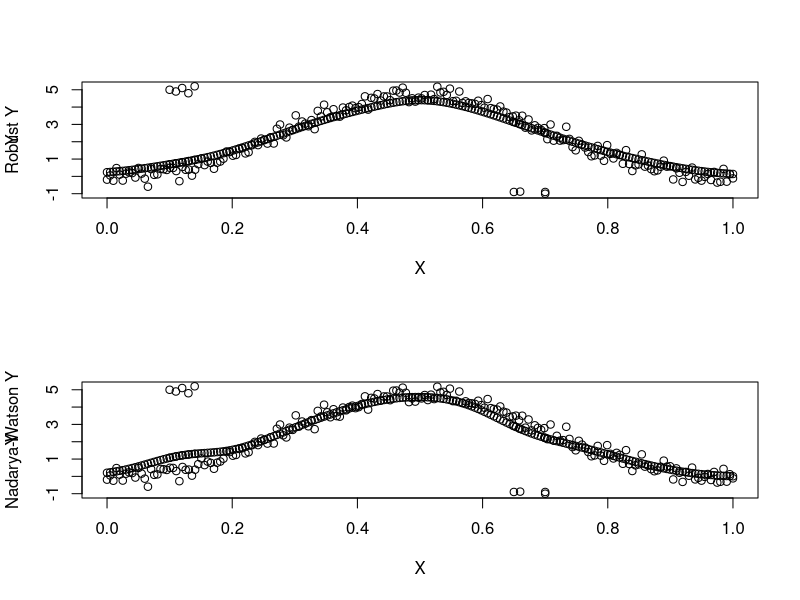

Source code (R):
set.seed(1)

u<- seq(0,1,length.out = 200)
x1=c(.1,.12,.11,.13,.14,.7,.7,.65,.66)
X=c(x1,u)
X=matrix(X)
Fun=300*(X^3-3*X^4+3*X^5-X^6) 

W=T=D=Z=M=basicMethod=matrix(0, nrow = length(X), ncol = 1)
K=P=matrix(0, nrow = length(X), ncol = length(X))
G=matrix(0, nrow = length(X), ncol = 2)

y1=c(5,5.1,4.9,4.8,5.2,-1,-.9,-.9,-.88)
noise <- rnorm(length(u),0,0.3)
y2=300*(u^3-3*u^4+3*u^5-u^6) +as.matrix(noise)
Y=c(y1,y2)
Y=matrix(Y)

for(i in c(1:length(X))){
  for(j in c(1:2)){
    if(j==1){
      G[i,j]=X[i]}
    else{
      G[i,j]=Y[i]}
  }
}

#sigma=8
#sigma=c(.8,8,80,800,4000,10000,20000,30000,40000,50000,60000)
sigma=2^{-8:11}
h=c(seq(0.01,0.1,length.out=10),seq(0.2,5,length.out=10))

Robust_dist=Nadaraya_Watson_dist=matrix(0, nrow = length(sigma), ncol = length(h))
h=matrix(h)

for(k in c(1:length(sigma))){
  for(j in c(1:length(X))){
    K[,j]=exp(-rowSums((sweep(G,2,G[j,],FUN="-"))^2)/(sigma[k])^2)
  }
  
  for(n in c(1:length(X))){
    
    T[,1]=exp(-rowSums((sweep(G,2,G[n,],FUN="-"))^2)/(sigma[k])^2)
    D[,1]=sqrt(1+1-2*T)
    Z=1/D
    Z[n]=0
    
    P=1+K-as.vector(T)
    
    P=sweep(P,2,as.vector(T),FUN="-")
    
    W[n]=1-1/(length(X))*sqrt(t(Z)%*%P%*%Z)
  }
  
  for(j in c(1:length(h))){
    for(i in c(1:length(X))){
      temp=(X[,1]-X[i,1])/h[j,1]
      Ker=1/(sqrt(2*pi))*exp(-(temp^2)/2)
      num1=t(as.matrix(Ker))%*%Y
      denom1=sum(Ker)
      
      basicMethod[i,1]=num1/denom1
      
      num=t(as.matrix(Ker*W))%*%Y
      denom=(sum(Ker*W))
      M[i,1]=num/denom
    }
    
    
    Robust_dist[k,j]=(sum((Fun-M)^2))/length(Fun)
    Nadaraya_Watson_dist[k,j]=(sum((Fun-basicMethod)^2))/length(Fun)
    
    
  }
}

cat("Robust-distance-min = ",min(Robust_dist),"\n")

ind=which(Robust_dist == min(Robust_dist), arr.ind = TRUE)
cat("h_min =",h[ind[1,2]],"\n")
cat("sigma_min =",sigma[ind[1,1]],"\n")

cat("Nadarya-Watson-distance-min = ",min(Nadaraya_Watson_dist),"\n")
index=which(Nadaraya_Watson_dist == min(Nadaraya_Watson_dist), arr.ind = TRUE)
cat("h_min =",h[index[1,2]],"\n")
cat("sigma_min =",sigma[index[1,1]],"\n")
sig=c(sigma[ind[1,1]],sigma[index[1,1]])
H=matrix(0, nrow = 1, ncol = 1)
par(mfrow=c(2,1))
for(k in c(1:length(sig))){
  for(j in c(1:length(X))){
    K[,j]=exp(-rowSums((sweep(G,2,G[j,],FUN="-"))^2)/(sig[k])^2)
  }
  
  for(n in c(1:length(X))){
    
    T[,1]=exp(-rowSums((sweep(G,2,G[n,],FUN="-"))^2)/(sig[k])^2)
    D[,1]=sqrt(1+1-2*T)
    Z=1/D
    Z[n]=0
    
    P=1+K-as.vector(T)
    
    P=sweep(P,2,as.vector(T),FUN="-")
    
    W[n]=1-1/(length(X))*sqrt(t(Z)%*%P%*%Z)
  }
  if(k==1)
    H[1]=h[index[1,2]]
  if(k==2)
    H[1]=h[index[1,2]]
  for(j in c(1:length(H))){
    for(i in c(1:length(X))){
      temp=(X[,1]-X[i,1])/H[j,1]
      Ker=1/(sqrt(2*pi))*exp(-(temp^2)/2)
      num1=t(as.matrix(Ker))%*%Y
      denom1=sum(Ker)
      
      basicMethod[i,1]=num1/denom1
      
      num=t(as.matrix(Ker*W))%*%Y
      denom=(sum(Ker*W))
      M[i,1]=num/denom
      
    }
   # x11()
    
    if(k==1){ 
      plot(X,Y,ylim=range(c(Y,M)))
      par(new=TRUE)
      plot(X,M, ylim=range(c(Y,M)), axes = FALSE, xlab = "", ylab = "Robust Y")
      } 
    if(k==2){
      plot(X,Y,ylim=range(c(Y,basicMethod)))
      par(new=TRUE)
      plot(X,basicMethod, ylim=range(c(Y,basicMethod)), axes = FALSE, xlab = "", ylab = "Nadarya-Watson Y")}
    
    
    
    
    
  }
}




